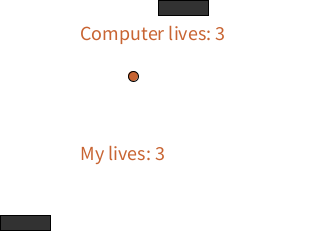
Frame 1 (no input)
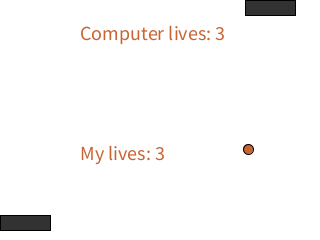
Frame 60 (the mouse pressed at the canvas centre just before this capture)
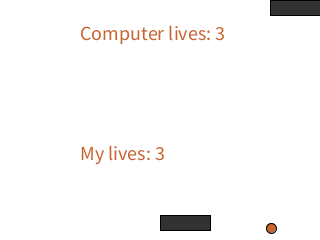
Frame 120 (the mouse held since frame 60 and released just before this capture)

The Processing sketch that drew these frames (run headless with seeded random() and noise(); from frame 60 on, the mouse is pressed at the canvas centre):

// Processing sketch: Exercise2_4
// ── Exercise2_4.pde
final int SCREENX = 320;
final int SCREENY = 240;
final int PADDLEHEIGHT = 15;
final int PADDLEWIDTH = 50;
final int MARGIN = 10;

class Player {
  int xpos; 
  int ypos;
  color paddlecolor = color(50);
  int lives = 3;
  Player(int screen_y)
  {
    xpos=SCREENX/2;
    ypos=screen_y;
  }
  void move(int x) {
    if (x>SCREENX-PADDLEWIDTH) xpos = SCREENX-PADDLEWIDTH;
    else xpos=x;
  }
  void draw()
  {
    fill(paddlecolor);
    rect(xpos, ypos, PADDLEWIDTH, PADDLEHEIGHT);
  }
  void showLives() {
    if (lives == 0) {
      if (ypos == 0) {
        textSize(20);
        text("Human wins", 120, 120);
      } else {
        textSize(20);
        text("Computer wins", 120, 120);
      }
    }
  }
}

class Ball {
  float x; 
  float y;
  float dx; 
  float dy;
  int radius;
  color ballColor = color(200, 100, 50);
  Ball() {
    x = random(SCREENX/4, SCREENX/2);
    y = random(SCREENY/4, SCREENY/2);
    dx = random(1, 2); 
    dy = random(1, 2);
    radius=5;
  }
  void move() {
    x = x+dx; 
    y = y+dy;
  }
  void draw() {
    fill(ballColor);
    ellipse(int(x), int(y), radius, 
      radius);
  }
  void collide(Player tp) {
    if (x-radius <=0 && dx < 0) dx=-dx;
    else if (x+radius>=SCREENX && dx > 0) dx=-dx;
    if (y+radius >= tp.ypos &&
      y-radius<tp.ypos+PADDLEHEIGHT &&
      x >=tp.xpos && x <=
      tp.xpos+PADDLEWIDTH) {
      println("collided!");
      dy=-dy;
    }
  }

  void reset() {
    if (y - radius >= SCREENY) {
      thePlayer.lives--;
    }
    if (y + radius <= 0) {
      computerPlayer.lives--;
    }
    if (y - radius >= SCREENY
      || y + radius <= 0) {
      x = random(SCREENX/4, SCREENX/2);
      y = random(SCREENY/4, SCREENY/2);
      dx = 0; 
      dy = 0;
    }
  }
}

Player thePlayer;
Player computerPlayer;
Ball theBall;
int i = SCREENX / 2;
void settings() {
  size(SCREENX, SCREENY);
}
void setup() {
  thePlayer = new Player(SCREENY-MARGIN-PADDLEHEIGHT);
  computerPlayer = new Player(0);
  theBall = new Ball();
  ellipseMode(RADIUS);
}
void draw() {
  background(255);
  thePlayer.move(mouseX);
  if (i > theBall.x) {
    i -= 2;
    computerPlayer.move(i--);
  } else {
    i += 2;
    computerPlayer.move(i++);
  }
  theBall.move();
  theBall.collide(thePlayer);
  theBall.collide(computerPlayer);
  theBall.reset();
  thePlayer.showLives();
  computerPlayer.showLives();
  thePlayer.draw();
  computerPlayer.draw();
  theBall.draw();
  textSize(20);
  text("Computer lives: " + computerPlayer.lives, 80, 40);
  textSize(20);
  text("My lives: " + thePlayer.lives, 80, 160);
}

void mousePressed() {
  theBall.dx = random(1, 2); 
  theBall.dy = random(1, 2);
}
